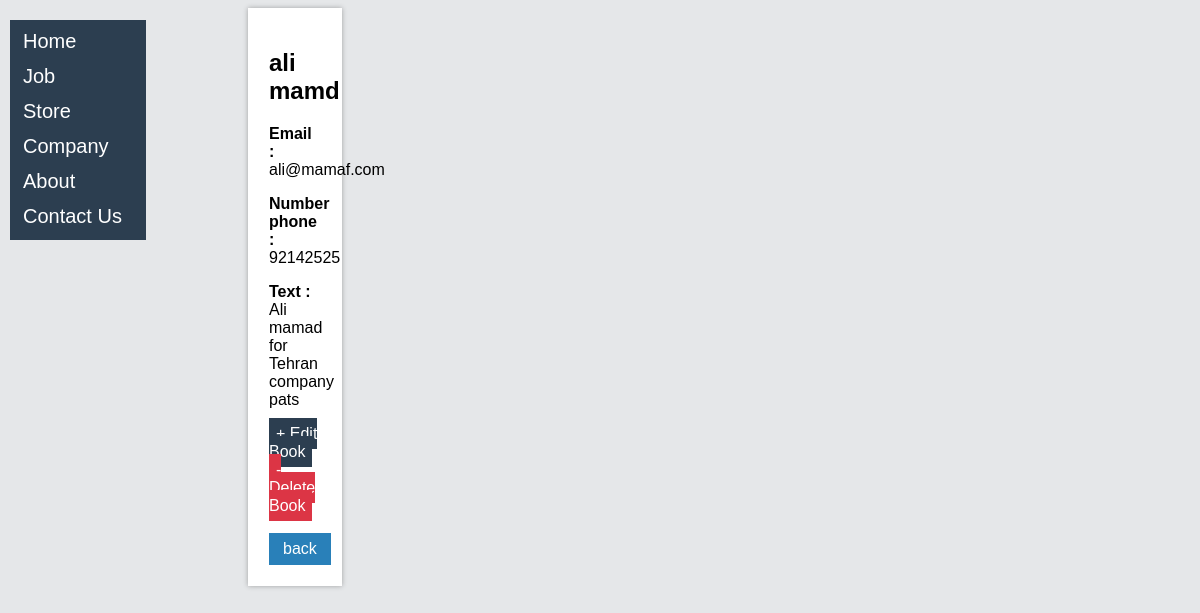
The app's page /company/job/9/ with its own data.
### Company/models.py (models this page shows, shortened)
class Job(models.Model):
    first_name = models.CharField(max_length=10)
    last_name = models.CharField(max_length=30)
    email = models.EmailField()
    phone_number = models.IntegerField()
    text = models.TextField()

### Company/views.py (the view)
# urls.py: path('job/<int:pk>/', job_details.as_view(), name='job_details'),
class job_details(DeleteView):
    model = Job
    template_name = 'job_detile.html'
    context_object_name = 'job_details'

### templates/job_detile.html
{% extends 'base.html' %}
{% block content %}
<div class="main">
    <div class="border_text_list">
        <h2>
            {{job_details.first_name}} {{job_details.last_name}}
        </h2>
        <p>
            <b>Email : </b>{{job_details.email}}
        </p>
        <p>
            <b>Number phone : </b>{{job_details.phone_number}}
        </p>
        <p>
            <b>Text : </b>{{job_details.text}}
        </p>
        <a href="{% url 'job_update' job_details.pk %}" class="button">+ Edit Book</a>
        <a class="button_back" href="{% url 'job_delete_urls' job_details.pk %}">- Delete Book</a>
        <br>
        <br>
        <button class="button_back_details" type="button">
            <a class="button_back_details" href="{% url 'job_list' %}">back</a>
        </button>
    </div>
</div>
{% endblock content %}

### static/css/web_style.css (style rules this page uses)
.main { margin-left: 240px; }
.button { text-decoration: none; background-color: #2C3E50; color: white; border: none; padding: 7px; font-size: 16px; }
.button_back { text-decoration: none; background-color: #DC3545; color: white; border: none; padding: 7px; font-size: 16px; }
.button_back_details { text-decoration: none; background-color: #2980B9; color: white; border: none; padding: 7px; font-size: 16px; }
.border_text_list { border: 1px solid #FFFFFF; margin-right: 850px; padding:20px; box-shadow: 0px 0 5px rgba(0, 0, 0, 0.3); background-color:#FFFFFF; }

### records on screen
Job: first_name "ali", last_name "mamd", email "ali@mamaf.com", phone_number "92142525", text "Ali mamad for Tehran company pats"
